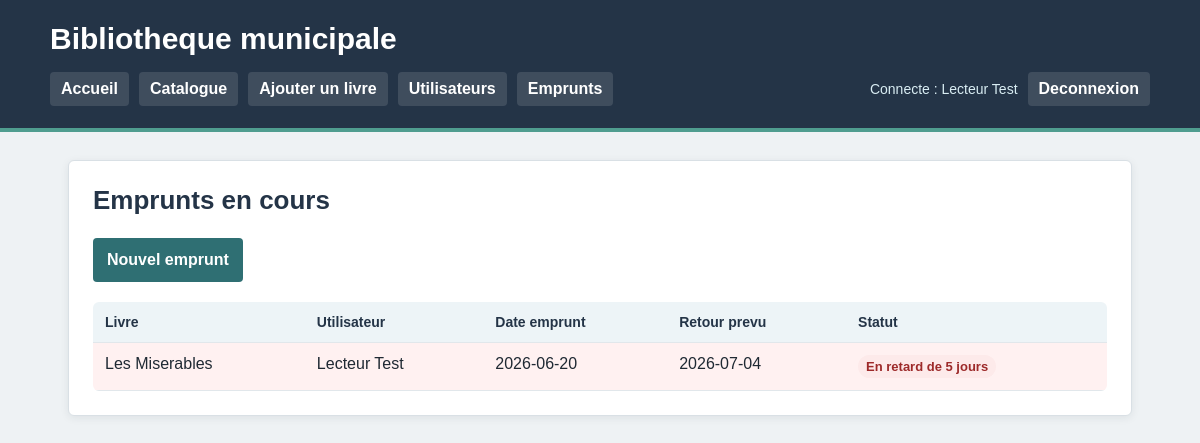
/emprunts.php (signed in), run on an earlier commit of the app's database.
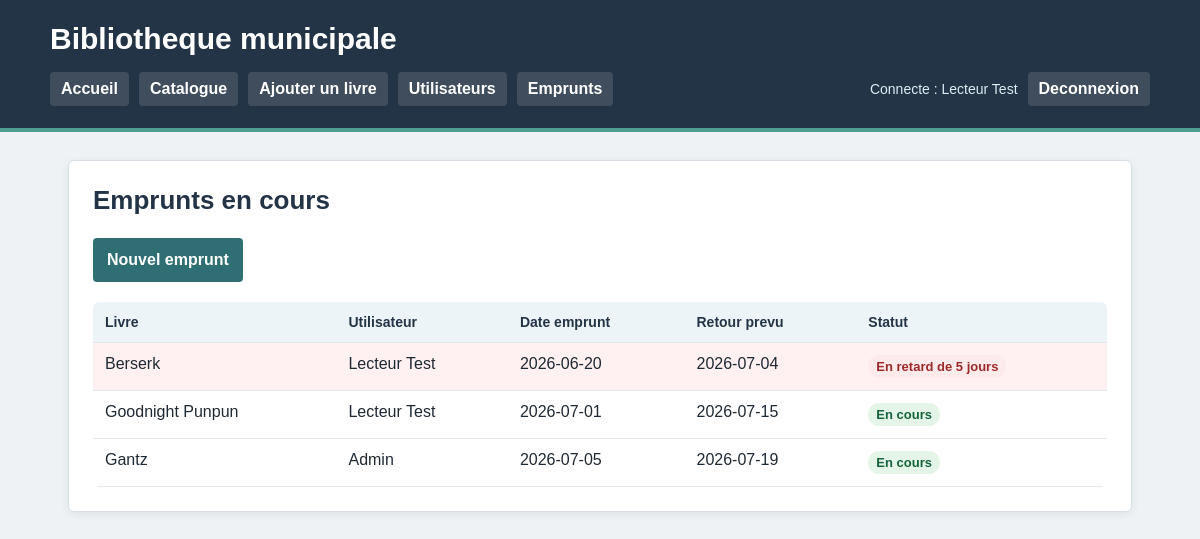
And on a later commit of the database.
### tables this page shows
CREATE TABLE emprunts (
    id INT AUTO_INCREMENT PRIMARY KEY,
    livre_id INT NOT NULL,
    utilisateur_id INT NOT NULL,
    date_emprunt DATE NOT NULL,
    date_retour_prevue DATE NOT NULL,
    date_retour_effective DATE NULL,
    statut VARCHAR(30) NOT NULL DEFAULT 'en_cours',
    FOREIGN KEY (livre_id) REFERENCES livres(id),
    FOREIGN KEY (utilisateur_id) REFERENCES utilisateurs(id)
);

CREATE TABLE livres (
    id INT AUTO_INCREMENT PRIMARY KEY,
    titre VARCHAR(200) NOT NULL,
    auteur VARCHAR(150) NOT NULL,
    isbn VARCHAR(30) NOT NULL UNIQUE,
    annee_publication INT NULL,
    resume TEXT,
    categorie_id INT,
    disponible TINYINT(1) NOT NULL DEFAULT 1,
    FOREIGN KEY (categorie_id) REFERENCES categories(id)
);

CREATE TABLE utilisateurs (
    id INT AUTO_INCREMENT PRIMARY KEY,
    nom VARCHAR(100) NOT NULL,
    email VARCHAR(150) NOT NULL UNIQUE,
    mot_de_passe VARCHAR(255) NOT NULL,
    actif TINYINT(1) NOT NULL DEFAULT 1
);

### config/auth.php (called while the page is built, shortened)
<?php
function utilisateurConnecte()
{
    return isset($_SESSION['utilisateur_id']);
}
function nomUtilisateur()
{
    return $_SESSION['utilisateur_nom'] ?? '';
}

### public/emprunts.php (the view, shortened to what this page needs)
<?php
require_once __DIR__ . '/../config/auth.php';
$pdo = connexionBDD();
$sql = "SELECT emprunts.*, livres.titre, utilisateurs.nom, DATEDIFF(CURDATE(), emprunts.date_retour_prevue) AS jours_retard
        FROM emprunts
        INNER JOIN livres ON emprunts.livre_id = livres.id
        INNER JOIN utilisateurs ON emprunts.utilisateur_id = utilisateurs.id
        WHERE emprunts.statut = 'en_cours'
        ORDER BY emprunts.date_retour_prevue";
$emprunts = $pdo->query($sql)->fetchAll(PDO::FETCH_ASSOC);
include __DIR__ . '/../templates/header.php';
?>
<section class="bloc">
    <h2>Emprunts en cours</h2>
    <p><a class="bouton" href="ajouter_emprunt.php">Nouvel emprunt</a></p>
    <?php if (count($emprunts) === 0): ?>
        <p>Aucun emprunt en cours.</p>
    <?php else: ?>
        <table>
            <thead>
                <tr>
                    <th>Livre</th>
                    <th>Utilisateur</th>
                    <th>Date emprunt</th>
                    <th>Retour prevu</th>
                    <th>Statut</th>
                </tr>
            </thead>
            <tbody>
                <?php foreach ($emprunts as $emprunt): ?>
                    <tr class="<?= (int) $emprunt['jours_retard'] > 0 ? 'ligne-retard' : '' ?>">
                        <td><?= htmlspecialchars($emprunt['titre']) ?></td>
                        <td><?= htmlspecialchars($emprunt['nom']) ?></td>
                        <td><?= htmlspecialchars($emprunt['date_emprunt']) ?></td>
                        <td><?= htmlspecialchars($emprunt['date_retour_prevue']) ?></td>
                        <td>
                            <?php if ((int) $emprunt['jours_retard'] > 0): ?>
                                <span class="indisponible">En retard de <?= (int) $emprunt['jours_retard'] ?> jours</span>
                            <?php else: ?>
                                <span class="disponible">En cours</span>
                            <?php endif; ?>
                        </td>
                    </tr>
                <?php endforeach; ?>
            </tbody>
        </table>
    <?php endif; ?>
</section>
<?php include __DIR__ . '/../templates/footer.php'; ?>

### templates/header.php (shortened to what this page needs)
<?php
require_once __DIR__ . '/../config/auth.php';
?>
<!DOCTYPE html>
<html lang="fr">
<head>
    <link rel="stylesheet" href="assets/css/style.css">
</head>
<body>
    <header>
        <h1>Bibliotheque municipale</h1>
        <?php include __DIR__ . '/nav.php'; ?>
    </header>
    <main>

### templates/nav.php
<nav>
    <a href="index.php">Accueil</a>
    <a href="catalogue.php">Catalogue</a>
    <?php if (utilisateurConnecte()): ?>
        <a href="ajouter.php">Ajouter un livre</a>
        <a href="utilisateurs.php">Utilisateurs</a>
        <a href="emprunts.php">Emprunts</a>
        <span>Connecte : <?= htmlspecialchars(nomUtilisateur()) ?></span>
        <a href="logout.php">Deconnexion</a>
    <?php else: ?>
        <a href="login.php">Connexion</a>
    <?php endif; ?>
</nav>

### templates/footer.php
    </main>
</body>
</html>

### public/assets/css/style.css (style rules this page uses)
* { box-sizing: border-box; }
body { margin: 0; font-family: Arial, Helvetica, sans-serif; background: #eef2f4; color: #1f2933; }
header { background: #243447; color: white; padding: 22px 32px; border-bottom: 4px solid #4f9d8f; }
header h1 { max-width: 1100px; margin: 0 auto 16px auto; font-size: 30px; font-weight: 700; }
nav { max-width: 1100px; margin: 0 auto; display: flex; flex-wrap: wrap; gap: 10px; align-items: center; }
nav a { color: white; background: rgba(255, 255, 255, 0.12); padding: 8px 11px; border-radius: 4px; text-decoration: none; font-weight: bold; }
nav span { display: inline-block; color: #d9edf3; margin-left: auto; font-size: 14px; }
main { max-width: 1100px; margin: 28px auto; padding: 0 18px; }
.bloc { background: white; padding: 24px; border: 1px solid #d9e0e5; border-radius: 6px; box-shadow: 0 2px 8px rgba(31, 41, 51, 0.08); }
h2 { margin-top: 0; color: #243447; font-size: 26px; }
p { line-height: 1.5; }
a { color: #246b8f; }
table { width: 100%; border-collapse: collapse; margin-top: 20px; overflow: hidden; border-radius: 6px; }
th, td { border-bottom: 1px solid #e1e7eb; padding: 12px; text-align: left; vertical-align: top; }
th { background: #edf4f7; color: #243447; font-size: 14px; }
button, .bouton { display: inline-block; background: #2f6f73; color: white; border: 0; border-radius: 4px; padding: 10px 14px; text-decoration: none; cursor: pointer; font-weight: bold; }
.disponible, .indisponible { display: inline-block; padding: 4px 8px; border-radius: 20px; font-size: 13px; font-weight: bold; }
.disponible { color: #17643b; background: #e4f5e8; }
.indisponible { color: #9d2a2a; background: #fdeaea; }
.ligne-retard { background: #fff1f1; }

What changed in the data, as far as the page shows it:
changed emprunts: livre.titre "Les Miserables" → "Berserk"
added emprunts: livre.titre "Goodnight Punpun", utilisateur.nom "Lecteur Test", date_emprunt "2026-07-01", date_retour_prevue "2026-07-15", shows "En cours"
added emprunts: livre.titre "Gantz", utilisateur.nom "Admin", date_emprunt "2026-07-05", date_retour_prevue "2026-07-19", shows "En cours"
